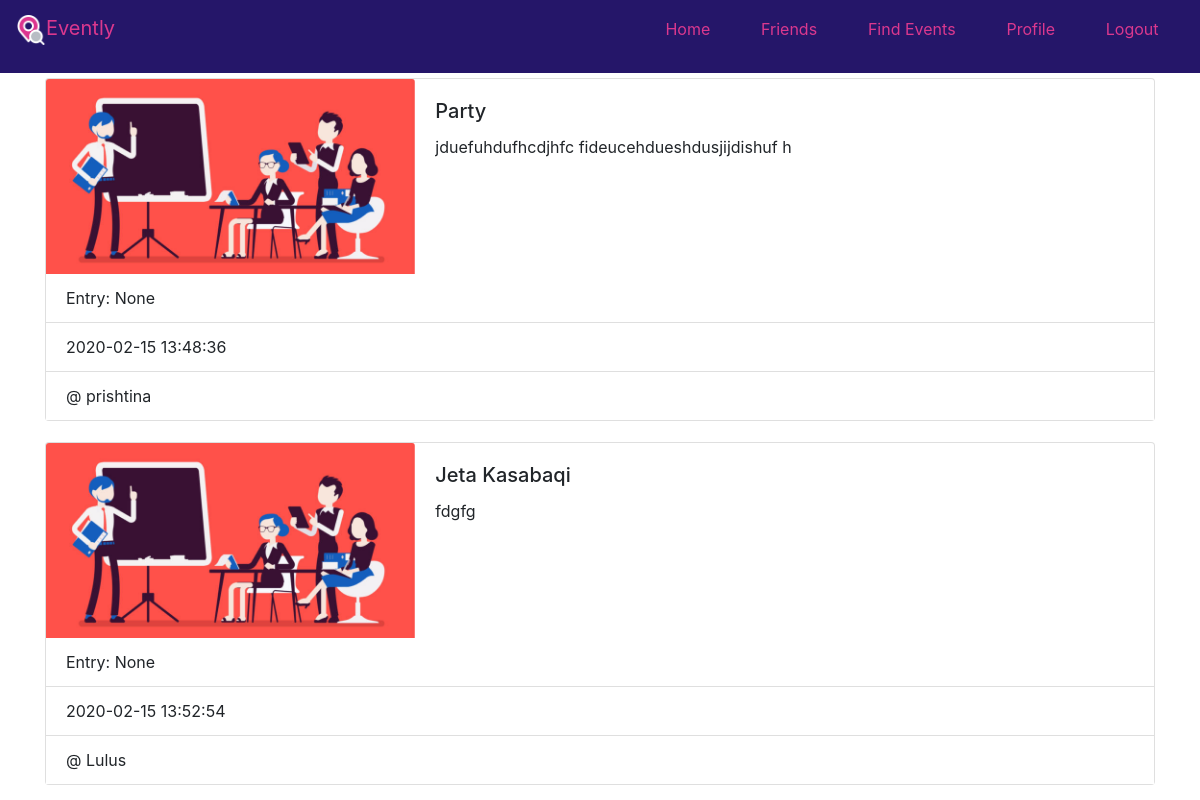
The page /events (signed in) on the database its author committed.
### app.py (models this page shows)
class Event(db.Model):
    id = db.Column(db.Integer, primary_key = True, nullable = False)
    name = db.Column(db.String(45))
    description = db.Column(db.String(255))
    location = db.Column(db.String(255))
    entry = db.Column(db.String(255))
    event_date = db.Column(db.DateTime, server_default = func.now())
    user_id = db.Column(db.Integer,db.ForeignKey('user.id'), nullable = False)
    user = db.relationship('User', foreign_keys =[user_id])
    created_at = db.Column(db.DateTime, server_default = func.now())
    update_at = db.Column(db.DateTime, server_default = func.now(), onupdate = func.now())

### app.py (the view)
@app.route("/events")
def get_events():
    if 'userid' not in session:
        return redirect('/')
    events = Event.query.all()
    return render_template("events.html", events = events)

### templates/events.html (shortened to what this page needs)
<!DOCTYPE html>
<html lang="en">
<head>
    <link href="https://stackpath.bootstrapcdn.com/bootstrap/4.4.1/css/bootstrap.min.css" rel="stylesheet">
</head>
<body>
    <nav class="navbar d-flex justify-content-between align-items-baseline">
        <a class="navbar-brand" href="/">
            <img src="../static/images/icon.png" width="30" height="30" alt="">Evently
          </a>
          <ul class=" w-50 d-flex justify-content-around align-items-baseline">
            <li class="nav-item ">
              <a class="nav-link" href="/">Home</a>
            </li>
            <li class="nav-item">
              <a class="nav-link " href="/friends">Friends</a>
            </li>
            <li class="nav-item">
                <a class="nav-link " href="/events">Find Events</a>
              </li>
              <li class="nav-item">
                <a class="nav-link " href="/profile">Profile</a>
              </li>
              <li class="nav-item">
                <a class="nav-link " href="/logout">Logout</a>
              </li>
          </ul>
      </nav>
      <div class="events container">
        {% for event in events%}
        <div class="card mb-3">
          <div class="row no-gutters">
            <div class="col-md-4">
              <img src="../static/images/anim.jpg" class="card-img-top" alt="...">
            </div>
            <div class="col-md-8">
              <div class="card-body">
                <h5 class="card-title">{{event.name}}</h5>
                <p class="card-text">{{event.description}}</p>
              </div>
            </div>
            <div class="col-md-12">
              <ul class="list-group list-group-flush">
                <li class="list-group-item">Entry: {{event.entry}}</li>
                <li class="list-group-item">{{event.event_date}}</li>
                <li class="list-group-item">@ {{event.location}}</li>
              </ul>
            </div>
          </div>
        </div>
        {%endfor%}
        </div>
</body>
</html>

### templates/events.html (style rules this page uses)
nav { background-color: #251669; }
nav a { color: #DB388E; }
nav ul { list-style-type: none; }
.card { display: inline-block; margin-top: 5px; }

### rows shown on the page
Event: name "Party", description "jduefuhdufhcdjhfc fideucehdueshdusjijdishuf h", entry "None", event_date "2020-02-15 13:48:36", location "prishtina"
Event: name "Jeta Kasabaqi", description "fdgfg", entry "None", event_date "2020-02-15 13:52:54", location "Lulus"
